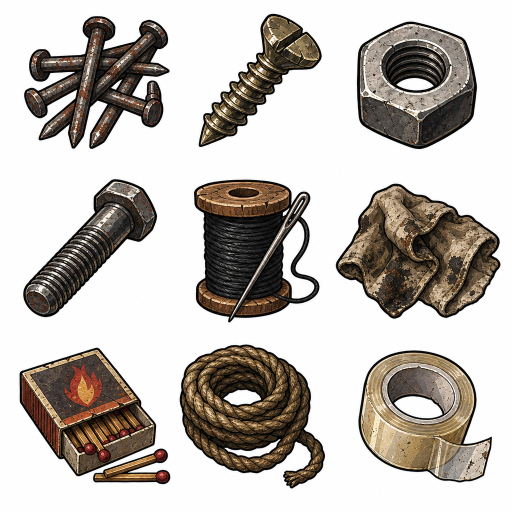
#> input picture tools/craft/source/sheet-0.png, 1024 x 1024 px (shown at 1/2 size)
$ python -i build-icons.py   (imports and definitions only)
#> lines starting #> are read from the running program, lines starting #| are printed output that depends on the picture
#> `c = Image.new("RGBA", (128, 128), (0, 0, 0, 0)); c.alpha_composite(nav..`: c: PIL image 128x128 RGBA; every value is 0
"""«Крафт» icons: generated sheets (tools/craft/source/sheet-<n>.png, 3×3 on white, contents in sheets.json) and single
pictures (source/<id>.png) → cut out of the white → public/assets/items/<id>.webp (256×256, like the other items);
source/nav-craft.png → the bottom-menu icon public/assets/nav/craft.webp."""
import os, json
import numpy as np
from PIL import Image
from scipy import ndimage
HERE = os.path.dirname(os.path.abspath(__file__))
SRC = os.path.join(HERE, "source")
OUT = os.path.abspath(os.path.join(HERE, "..", "..", "public", "assets", "items"))
S = 256
def cut(rgb):  # white → transparent (flooded from the border; enclosed white holes only if neutral)
    im = rgb.astype(np.float32)
    lab, n = ndimage.label(im.min(2) > 236)
    border = set(np.unique(np.concatenate([lab[0], lab[-1], lab[:, 0], lab[:, -1]]))) - {0}
    bg = np.isin(lab, list(border))
    for i in range(1, n + 1):
        if i in border: continue
        m = lab == i
        px = im[m]
        if m.sum() > 30 and px.mean() > 249.5 and abs((px[:, 2] - px[:, 0]).mean()) < 0.8: bg |= m
    bg = ndimage.binary_dilation(bg, iterations=1)
    a = np.where(bg, 0, 255).astype(np.uint8)
    lab2, n2 = ndimage.label(a > 0)   # drop specks
    if n2 > 1:
        sizes = ndimage.sum(a > 0, lab2, range(1, n2 + 1))
        for i, sz in enumerate(sizes, 1):
            if sz < sizes.max() * 0.02: a[lab2 == i] = 0
    out = Image.fromarray(np.dstack([rgb, a]).astype(np.uint8), "RGBA")
    return out.crop(out.split()[3].getbbox())
def save(im, id_):
    k = S * 0.9 / max(im.size)
    im = im.resize((max(1, round(im.width * k)), max(1, round(im.height * k))), Image.LANCZOS)
    c = Image.new("RGBA", (S, S), (0, 0, 0, 0)); c.alpha_composite(im, ((S - im.width) // 2, (S - im.height) // 2))
    c.save(os.path.join(OUT, id_ + ".webp"), quality=88, method=6)
# [13 lines not run here, left out]
# [1 line that did not run here, left out]
# [1 line that did not run here, left out]
# [2 lines not run here, left out]
# the page's paper: the stash's crumpled sheet, a blueprint cell (white — laid over the paper with multiply), the recipe sheet (cut out)
UI = os.path.join(OUT, "..", "craft")
# [6 lines not run here, left out]

>>> import cv2
>>> picture = cv2.imread('source/sheet-0.png', cv2.IMREAD_GRAYSCALE)
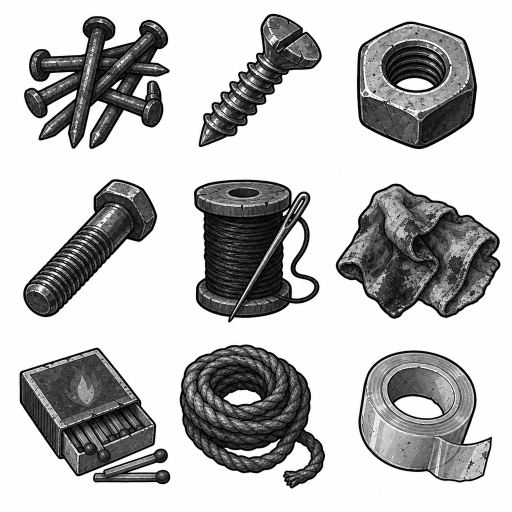
#> picture: shape (1024, 1024) (shown at 1/2 size); min 0, max 255, mean 185.6
>>> result = cut(picture)
#> (the run stopped early here; a loop or call above may not have finished)

$ run again, on tools/craft/source/sheet-2.png
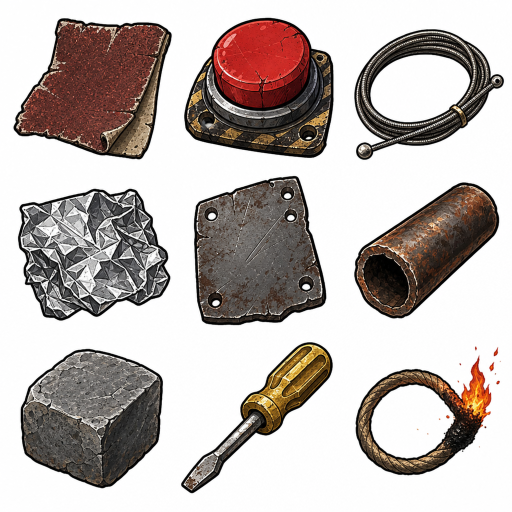
#> input picture tools/craft/source/sheet-2.png, 1024 x 1024 px (shown at 1/2 size)
#> c: PIL image 128x128 RGBA; every value is 0
#> `picture = cv2.imread('source/sheet-0.png', cv2.IMREAD_GRAYSCALE)`:
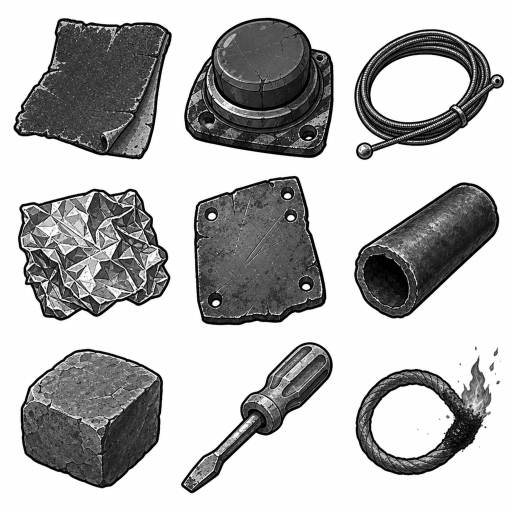
#> picture: shape (1024, 1024) (shown at 1/2 size); min 0, max 255, mean 181.2

$ run again, on tools/craft/source/sheet-3.png
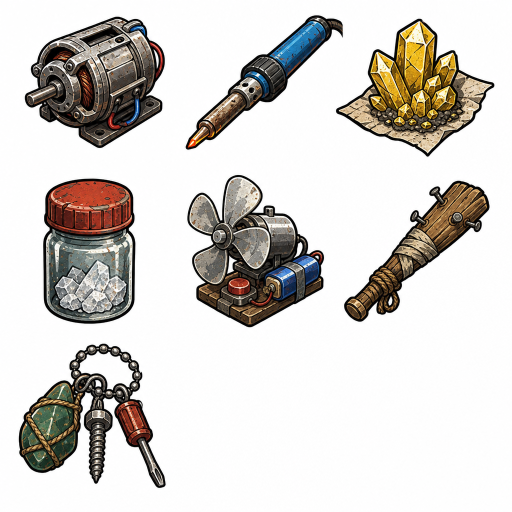
#> input picture tools/craft/source/sheet-3.png, 1024 x 1024 px (shown at 1/2 size)
#> c: PIL image 128x128 RGBA; every value is 0
#> `picture = cv2.imread('source/sheet-0.png', cv2.IMREAD_GRAYSCALE)`:
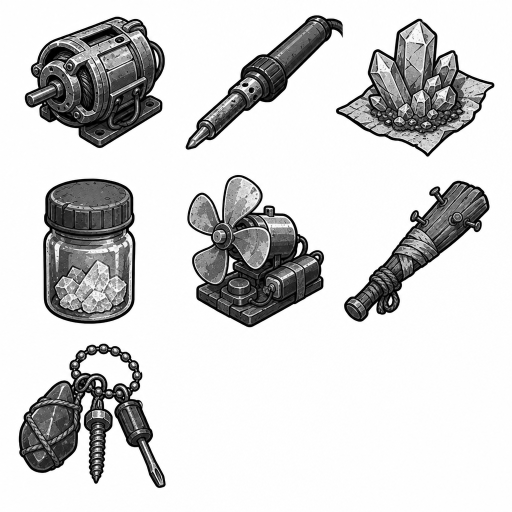
#> picture: shape (1024, 1024) (shown at 1/2 size); min 0, max 255, mean 209.7

$ run again, on tools/craft/source/sheet-4.png
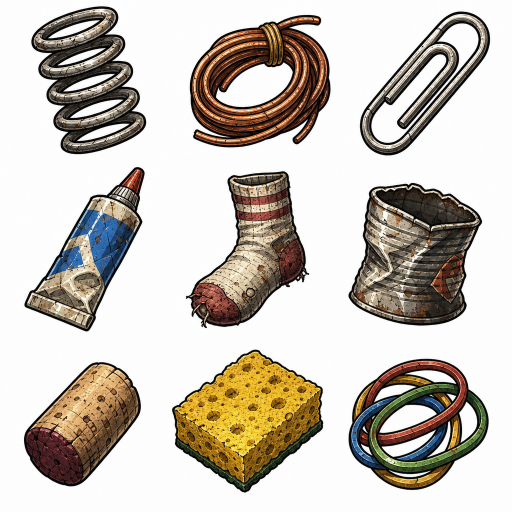
#> input picture tools/craft/source/sheet-4.png, 1024 x 1024 px (shown at 1/2 size)
#> c: PIL image 128x128 RGBA; every value is 0
#> `picture = cv2.imread('source/sheet-0.png', cv2.IMREAD_GRAYSCALE)`:
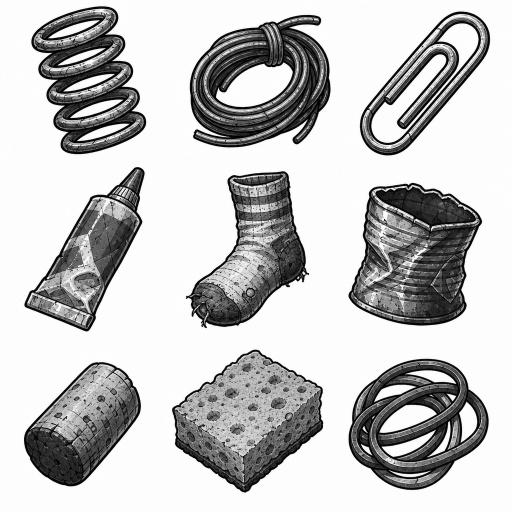
#> picture: shape (1024, 1024) (shown at 1/2 size); min 0, max 255, mean 194.4
